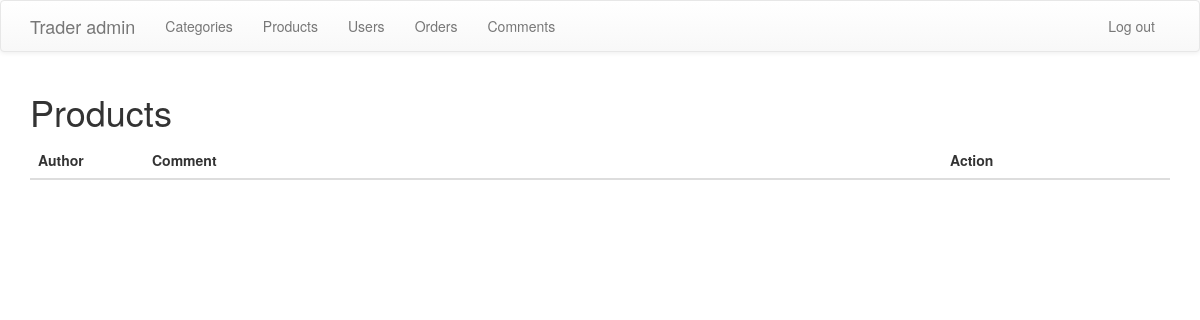
/admin/comments.php, run on an earlier commit of the app's database.
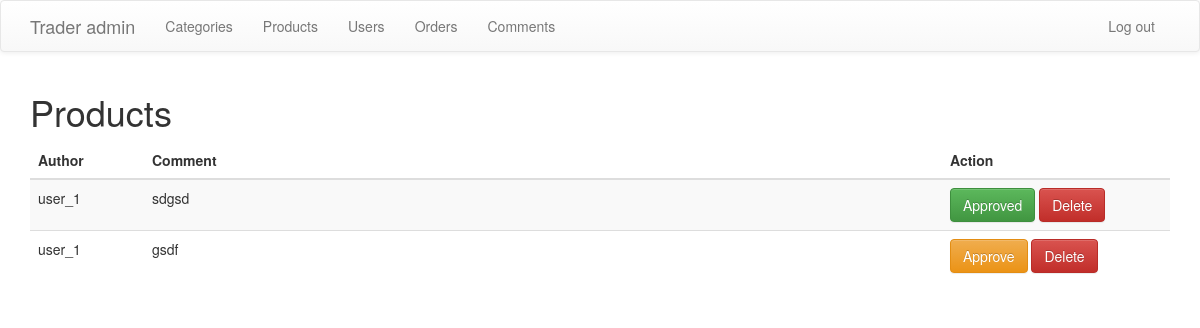
And on a later commit of the database.
### tables this page shows
CREATE TABLE IF NOT EXISTS `comments` (
  `comment_id` int(11) NOT NULL AUTO_INCREMENT,
  `product_id` int(11) NOT NULL,
  `author` varchar(255) NOT NULL,
  `content` text NOT NULL,
  `date_created` timestamp NOT NULL DEFAULT CURRENT_TIMESTAMP ON UPDATE CURRENT_TIMESTAMP,
  `approved` int(11) NOT NULL DEFAULT '0',
  PRIMARY KEY (`comment_id`)
);

### admin/comments.php (the view, shortened to what this page needs)
<?php
include('config.php');
?>
<!DOCTYPE html>
<html lang="en">
<head>
	<link rel="stylesheet" href="https://maxcdn.bootstrapcdn.com/bootstrap/3.3.4/css/bootstrap.min.css">
	<link rel="stylesheet" href="https://maxcdn.bootstrapcdn.com/bootstrap/3.3.4/css/bootstrap-theme.min.css">
</head>
<body>
	<?php include('template_parts/header.php'); ?>
	<div class="container">
		<h1>Products</h1>
		<table class="table table-striped">
			<thead>
				<tr>
					<th width="10%">Author</th>
					<th width="70%">Comment</th>
					<th>Action</th>
				</tr>
			</thead>
			<tbody>
				<?php
				$topics = $db->query("SELECT * FROM comments ORDER BY comment_id DESC");
				while($row = $topics->fetch_assoc()) {
				?>
				<tr>
					<td><?php echo $row['author'] ?></td>
					<td><?php echo $row['content'] ?></td>
					<td>
						<?php
						if ($row['approved'] == 1) {
						?>
						<a class="btn btn-success">Approved</a>
						<?php
						} else {
						?>
						<a href="approve_comment.php?comment_id=<?php echo $row['comment_id']; ?>" class="btn btn-warning">Approve</a>
						<?php
						}
						?>
						<a href="delete_comment.php?comment_id=<?php echo $row['comment_id']; ?>" class="btn btn-danger">Delete</a>
					</td>
				</tr>
				<?php
				}
				?>
			</tbody>
		</table>
	</div>
</body>
</html>

What changed in the data, as far as the page shows it:
added comments: author "user_1", content "sdgsd", approved "Approved"
added comments: author "user_1", content "gsdf"
